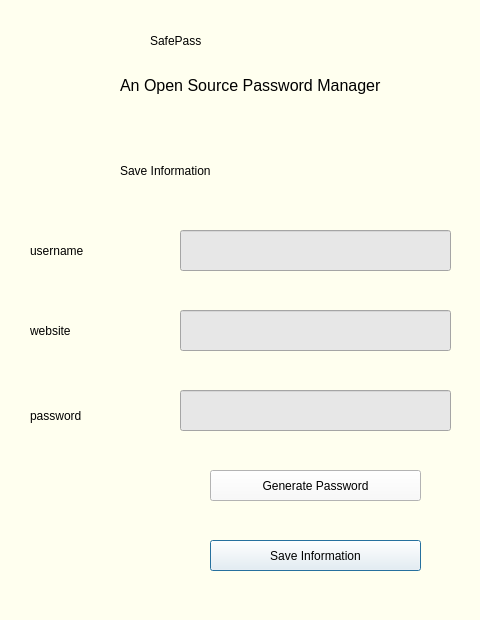
<?xml version="1.0" encoding="UTF-8"?>
<ui version="4.0">
 <class>Dialog</class>
 <widget class="QDialog" name="Dialog">
  <property name="geometry">
   <rect>
    <x>0</x>
    <y>0</y>
    <width>480</width>
    <height>620</height>
   </rect>
  </property>
  <property name="windowTitle">
   <string>Dialog</string>
  </property>
  <property name="styleSheet">
   <string notr="true">background-color: rgb(255, 255, 239);</string>
  </property>
  <widget class="QLabel" name="safepass_label">
   <property name="geometry">
    <rect>
     <x>150</x>
     <y>10</y>
     <width>211</width>
     <height>61</height>
    </rect>
   </property>
   <property name="whatsThis">
    <string>&lt;html&gt;&lt;head/&gt;&lt;body&gt;&lt;p&gt;&lt;br/&gt;&lt;/p&gt;&lt;/body&gt;&lt;/html&gt;</string>
   </property>
   <property name="styleSheet">
    <string notr="true">color:rgb(0,0,0);
font: 30pt &quot;Lucida Console&quot;;</string>
   </property>
   <property name="text">
    <string>SafePass</string>
   </property>
  </widget>
  <widget class="QLabel" name="username_label">
   <property name="geometry">
    <rect>
     <x>30</x>
     <y>230</y>
     <width>121</width>
     <height>41</height>
    </rect>
   </property>
   <property name="styleSheet">
    <string notr="true">color: rgb(0, 0, 0);
font: 18pt &quot;Lucida Console&quot;;</string>
   </property>
   <property name="text">
    <string>username</string>
   </property>
  </widget>
  <widget class="QLabel" name="createacc_label">
   <property name="geometry">
    <rect>
     <x>120</x>
     <y>150</y>
     <width>261</width>
     <height>41</height>
    </rect>
   </property>
   <property name="styleSheet">
    <string notr="true">color: rgb(0, 0, 0);
font: 20pt &quot;Lucida Console&quot;;</string>
   </property>
   <property name="text">
    <string>Save Information</string>
   </property>
  </widget>
  <widget class="QLabel" name="description_label">
   <property name="geometry">
    <rect>
     <x>120</x>
     <y>70</y>
     <width>261</width>
     <height>31</height>
    </rect>
   </property>
   <property name="styleSheet">
    <string notr="true">color: rgb(0, 0, 0);font-size:12pt</string>
   </property>
   <property name="text">
    <string>An Open Source Password Manager</string>
   </property>
  </widget>
  <widget class="QLineEdit" name="username_input">
   <property name="geometry">
    <rect>
     <x>180</x>
     <y>230</y>
     <width>271</width>
     <height>41</height>
    </rect>
   </property>
   <property name="styleSheet">
    <string notr="true">background-color: rgb(231, 231, 231);
font: 16pt &quot;Lucida Console&quot;;</string>
   </property>
  </widget>
  <widget class="QLineEdit" name="website_input">
   <property name="geometry">
    <rect>
     <x>180</x>
     <y>310</y>
     <width>271</width>
     <height>41</height>
    </rect>
   </property>
   <property name="styleSheet">
    <string notr="true">background-color: rgb(231, 231, 231);
font: 16pt &quot;Lucida Console&quot;;</string>
   </property>
  </widget>
  <widget class="QLabel" name="website_label">
   <property name="geometry">
    <rect>
     <x>30</x>
     <y>310</y>
     <width>121</width>
     <height>41</height>
    </rect>
   </property>
   <property name="styleSheet">
    <string notr="true">color: rgb(0, 0, 0);
font: 18pt &quot;Lucida Console&quot;;</string>
   </property>
   <property name="text">
    <string>website</string>
   </property>
  </widget>
  <widget class="QPushButton" name="saveinfo_button">
   <property name="geometry">
    <rect>
     <x>210</x>
     <y>540</y>
     <width>211</width>
     <height>31</height>
    </rect>
   </property>
   <property name="styleSheet">
    <string notr="true">background-color: rgb(250, 250, 250);
font: 63 12pt &quot;Lucida Console&quot;;</string>
   </property>
   <property name="text">
    <string>Save Information</string>
   </property>
  </widget>
  <widget class="QLabel" name="password_label">
   <property name="geometry">
    <rect>
     <x>30</x>
     <y>390</y>
     <width>121</width>
     <height>51</height>
    </rect>
   </property>
   <property name="styleSheet">
    <string notr="true">color: rgb(0, 0, 0);
font: 18pt &quot;Lucida Console&quot;;</string>
   </property>
   <property name="text">
    <string>password</string>
   </property>
  </widget>
  <widget class="QLineEdit" name="password_input">
   <property name="geometry">
    <rect>
     <x>180</x>
     <y>390</y>
     <width>271</width>
     <height>41</height>
    </rect>
   </property>
   <property name="styleSheet">
    <string notr="true">background-color: rgb(231, 231, 231);
font: 16pt &quot;Lucida Console&quot;;</string>
   </property>
  </widget>
  <widget class="QPushButton" name="genpass_button">
   <property name="geometry">
    <rect>
     <x>210</x>
     <y>470</y>
     <width>211</width>
     <height>31</height>
    </rect>
   </property>
   <property name="styleSheet">
    <string notr="true">background-color: rgb(250, 250, 250);
font: 63 12pt &quot;Lucida Console&quot;;</string>
   </property>
   <property name="text">
    <string>Generate Password</string>
   </property>
  </widget>
 </widget>
 <resources/>
 <connections/>
</ui>
